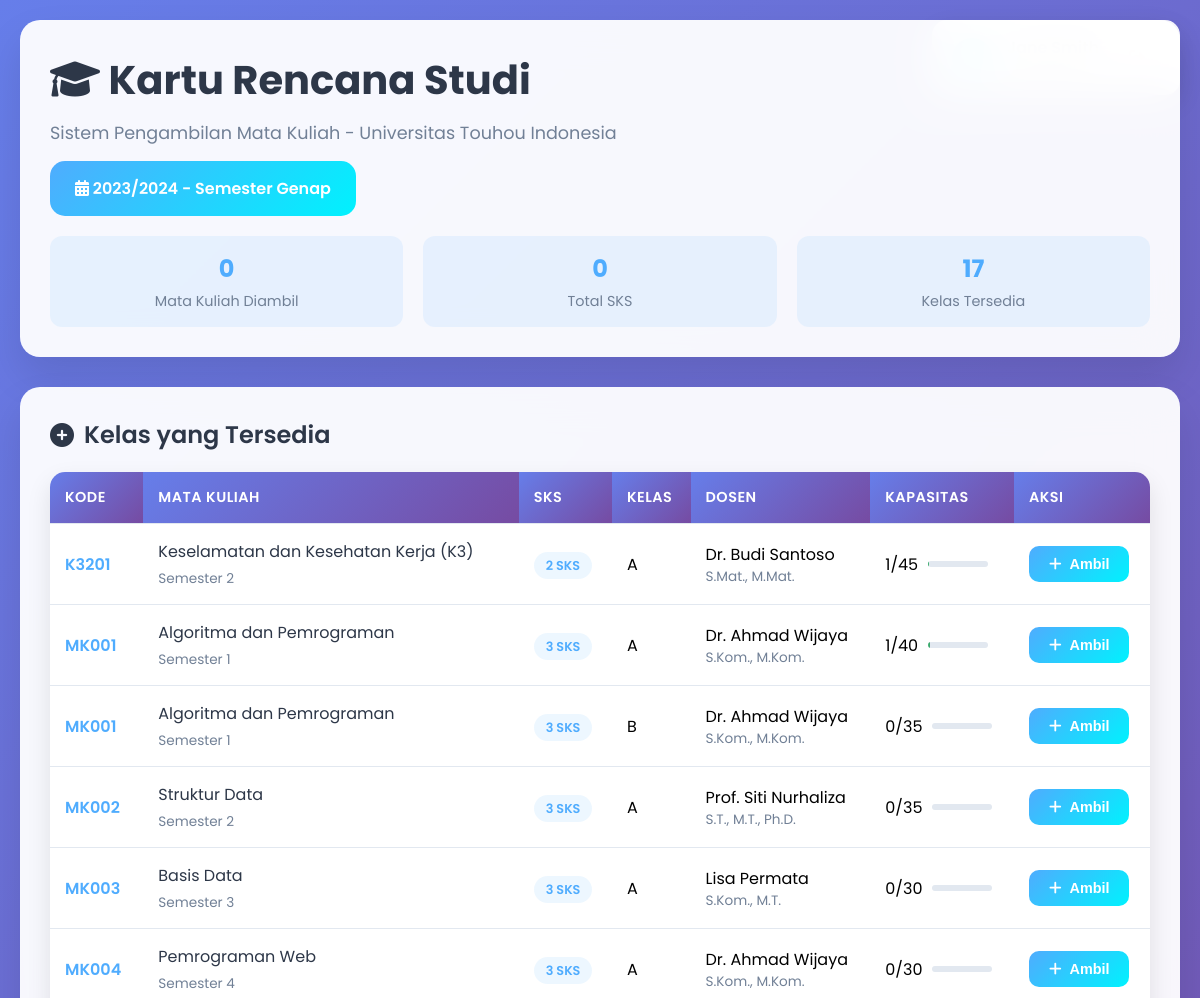
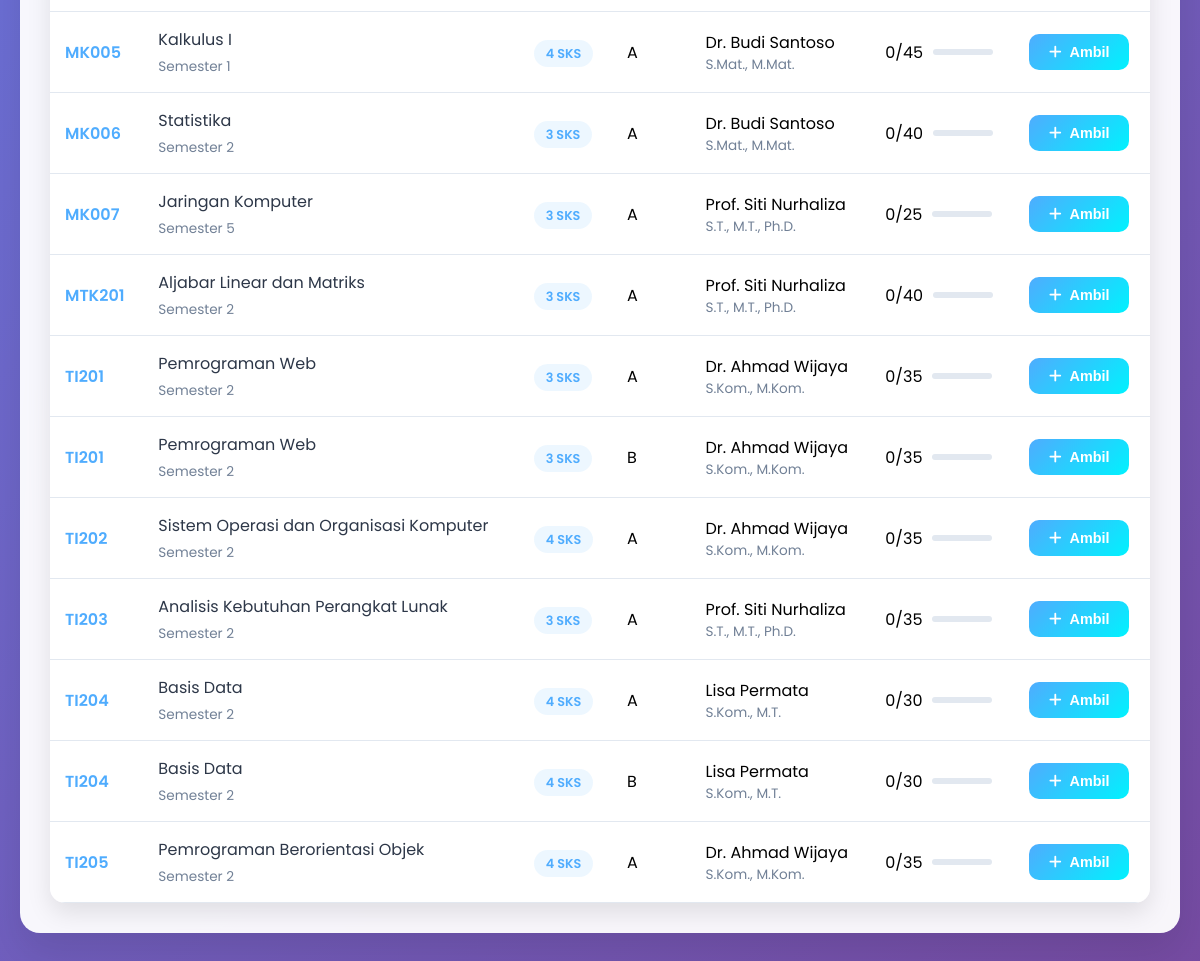
Screenshot of /sistem-krs/krs.php (signed in) with the database file from the repository (2 pictures, top to bottom).
### tables this page shows
CREATE TABLE `tahun_akademik` (
  `id_tahun_akademik` int(11) NOT NULL,
  `tahun_akademik` varchar(9) NOT NULL,
  `semester_akademik` enum('Ganjil','Genap','Pendek') NOT NULL,
  `status` enum('Aktif','Tidak Aktif') DEFAULT 'Tidak Aktif',
  `created_at` timestamp NOT NULL DEFAULT current_timestamp()
);

CREATE TABLE `kelas` (
  `id_kelas` int(11) NOT NULL,
  `id_matakuliah` int(11) NOT NULL,
  `id_dosen` int(11) NOT NULL,
  `id_tahun_akademik` int(11) NOT NULL,
  `nama_kelas` varchar(50) NOT NULL,
  `kapasitas` int(4) NOT NULL DEFAULT 40,
  `hari` enum('Senin','Selasa','Rabu','Kamis','Jumat','Sabtu') DEFAULT NULL,
  `jam_mulai` time DEFAULT NULL,
  `jam_selesai` time DEFAULT NULL,
  `ruangan` varchar(50) DEFAULT NULL,
  `semester` varchar(20) DEFAULT NULL,
  `tahun_ajaran` varchar(20) DEFAULT NULL,
  `status` enum('aktif','nonaktif') DEFAULT 'aktif',
  `tanggal_mulai` date DEFAULT NULL,
  `tanggal_selesai` date DEFAULT NULL,
  `created_at` timestamp NOT NULL DEFAULT current_timestamp()
);

CREATE TABLE `mata_kuliah` (
  `id_matakuliah` int(11) NOT NULL,
  `kode_matakuliah` varchar(10) NOT NULL,
  `nama_matakuliah` varchar(100) NOT NULL,
  `sks` int(2) NOT NULL,
  `semester` int(2) NOT NULL,
  `deskripsi` text DEFAULT NULL,
  `created_at` timestamp NOT NULL DEFAULT current_timestamp(),
  `jurusan` varchar(100) DEFAULT NULL,
  `program_studi` varchar(100) DEFAULT NULL,
  `prasyarat` varchar(255) DEFAULT NULL,
  `status` enum('aktif','nonaktif') DEFAULT 'aktif'
);

CREATE TABLE `dosen` (
  `id_dosen` int(11) NOT NULL,
  `nidn` varchar(20) NOT NULL,
  `nama_dosen` varchar(100) NOT NULL,
  `gelar` varchar(50) DEFAULT NULL,
  `email` varchar(100) NOT NULL,
  `foto` varchar(255) DEFAULT NULL,
  `nomor_telepon` varchar(15) DEFAULT NULL,
  `password` varchar(255) NOT NULL,
  `created_at` timestamp NOT NULL DEFAULT current_timestamp(),
  `alamat` varchar(255) DEFAULT NULL,
  `jurusan` varchar(100) DEFAULT NULL,
  `program_studi` varchar(100) DEFAULT NULL,
  `bidang_keahlian` text DEFAULT NULL,
  `status` enum('aktif','nonaktif') DEFAULT 'aktif'
);

### sistem-krs/krs.php (the view, shortened to what this page needs)
<?php
$database = new Database();
$conn = $database->getConnection();
$userData = getUserData();
$semester_query = "SELECT * FROM tahun_akademik WHERE status = 'Aktif' LIMIT 1";
$semester_stmt = $conn->prepare($semester_query);
$semester_stmt->execute();
$active_semester = $semester_stmt->fetch(PDO::FETCH_ASSOC);
$krs_query = "SELECT krs.*, mk.nama_matakuliah, mk.kode_matakuliah, mk.sks,
                     d.nama_dosen, d.gelar, kl.nama_kelas, ta.tahun_akademik, ta.semester_akademik
              FROM krs
              JOIN kelas kl ON krs.id_kelas = kl.id_kelas
              JOIN mata_kuliah mk ON kl.id_matakuliah = mk.id_matakuliah
              JOIN dosen d ON kl.id_dosen = d.id_dosen
              JOIN tahun_akademik ta ON kl.id_tahun_akademik = ta.id_tahun_akademik
              WHERE krs.id_mahasiswa = :id_mahasiswa AND krs.status_krs = 'Aktif'
              AND ta.status = 'Aktif'";
$krs_stmt = $conn->prepare($krs_query);
$krs_stmt->bindValue(':id_mahasiswa', $_SESSION['user_id']);
$krs_stmt->execute();
$current_krs = $krs_stmt->fetchAll(PDO::FETCH_ASSOC);
$total_sks = array_sum(array_column($current_krs, 'sks'));
$enrolled_classes = array_column($current_krs, 'id_kelas');
$enrolled_classes_str = empty($enrolled_classes) ? '0' : implode(',', $enrolled_classes);
$available_query = "SELECT kl.*, mk.nama_matakuliah, mk.kode_matakuliah, mk.sks, mk.semester,
                           d.nama_dosen, d.gelar, ta.tahun_akademik, ta.semester_akademik,
                           COUNT(krs.id_krs) as terisi
                    FROM kelas kl
                    JOIN mata_kuliah mk ON kl.id_matakuliah = mk.id_matakuliah
                    JOIN dosen d ON kl.id_dosen = d.id_dosen
                    JOIN tahun_akademik ta ON kl.id_tahun_akademik = ta.id_tahun_akademik
                    LEFT JOIN krs ON kl.id_kelas = krs.id_kelas AND krs.status_krs = 'Aktif'
                    WHERE ta.status = 'Aktif' AND kl.id_kelas NOT IN ($enrolled_classes_str)
                    GROUP BY kl.id_kelas
                    ORDER BY mk.kode_matakuliah, kl.nama_kelas";
$available_stmt = $conn->prepare($available_query);
$available_stmt->execute();
$available_classes = $available_stmt->fetchAll(PDO::FETCH_ASSOC);
?>
<!DOCTYPE html>
<html lang="id">
<head>
    <link href="https://cdnjs.cloudflare.com/ajax/libs/font-awesome/6.0.0/css/all.min.css" rel="stylesheet">
</head>
<body>
    <div class="user-info">
        <div class="user-avatar">
        </div>
        <div>
            <div style="font-weight: 600; color: #2d3748;"><?php echo $userData['nama']; ?></div>
            <div style="font-size: 0.85rem; color: #718096;"><?php echo $userData['nim']; ?></div>
        </div>
        <a href="logout.php" class="logout-btn">
        </a>
    </div>
    <div class="container">
        <div class="header">
            <h1><i class="fas fa-graduation-cap"></i> Kartu Rencana Studi</h1>
            <p>Sistem Pengambilan Mata Kuliah - Universitas Touhou Indonesia</p>
            <?php if ($active_semester): ?>
                <div class="semester-info">
                    <i class="fas fa-calendar-alt"></i>
                    <?php echo $active_semester['tahun_akademik']; ?> - Semester <?php echo $active_semester['semester_akademik']; ?>
                </div>
            <?php endif; ?>
            <div class="stats-bar">
                <div class="stat-item">
                    <div class="stat-number"><?php echo count($current_krs); ?></div>
                    <div class="stat-label">Mata Kuliah Diambil</div>
                </div>
                <div class="stat-item">
                    <div class="stat-number"><?php echo $total_sks; ?></div>
                    <div class="stat-label">Total SKS</div>
                </div>
                <div class="stat-item">
                    <div class="stat-number"><?php echo count($available_classes); ?></div>
                    <div class="stat-label">Kelas Tersedia</div>
                </div>
            </div>
        </div>
        <div class="card">
            <h2><i class="fas fa-plus-circle"></i> Kelas yang Tersedia</h2>
            <?php if (empty($available_classes)): ?>
                <p style="text-align: center; color: #718096; padding: 40px;">
                    <i class="fas fa-info-circle" style="font-size: 2rem; margin-bottom: 10px;"></i><br>
                    Tidak ada kelas yang tersedia untuk semester ini.
                </p>
            <?php else: ?>
            <div class="table-container">
                <table>
                    <thead>
                        <tr>
                            <th>Kode</th>
                            <th>Mata Kuliah</th>
                            <th>SKS</th>
                            <th>Kelas</th>
                            <th>Dosen</th>
                            <th>Kapasitas</th>
                            <th>Aksi</th>
                        </tr>
                    </thead>
                    <tbody>
                        <?php foreach ($available_classes as $class): ?>
                        <?php
                        $is_full = $class['terisi'] >= $class['kapasitas'];
                        ?>
                        <tr>
                            <td>
                                <span class="course-code"><?php echo $class['kode_matakuliah']; ?></span>
                            </td>
                            <td>
                                <div class="course-info">
                                    <div class="course-name"><?php echo $class['nama_matakuliah']; ?></div>
                                    <div class="course-details">Semester <?php echo $class['semester']; ?></div>
                                </div>
                            </td>
                            <td>
                                <span class="badge badge-primary"><?php echo $class['sks']; ?> SKS</span>
                            </td>
                            <td><?php echo $class['nama_kelas']; ?></td>
                            <td>
                                <div>
                                    <div><?php echo $class['nama_dosen']; ?></div>
                                    <div class="course-details"><?php echo $class['gelar']; ?></div>
                                </div>
                            </td>
                            <td>
                                <div class="capacity-info">
                                    <span><?php echo $class['terisi']; ?>/<?php echo $class['kapasitas']; ?></span>
                                    <div class="capacity-bar <?php echo $is_full ? 'capacity-full' : ''; ?>">
                                    </div>
                                </div>
                            </td>
                            <td>
                                <?php if ($is_full): ?>
                                    <button class="btn btn-primary" disabled>
                                        <i class="fas fa-times"></i> Penuh
                                    </button>
                                <?php else: ?>
                                    <form method="POST" style="display: inline;">
                                        <button type="submit" class="btn btn-primary">
                                            <i class="fas fa-plus"></i> Ambil
                                        </button>
                                    </form>
                                <?php endif; ?>
                            </td>
                        </tr>
                        <?php endforeach; ?>
                    </tbody>
                </table>
            </div>
            <?php endif; ?>
        </div>
    </div>
</body>
</html>

### sistem-krs/krs.php (style rules this page uses)
* { margin: 0; padding: 0; box-sizing: border-box; }
body { font-family: 'Poppins', sans-serif; background: linear-gradient(135deg, #667eea 0%, #764ba2 100%); min-height: 100vh; padding: 20px; }
.container { max-width: 1200px; margin: 0 auto; }
.header { background: rgba(255, 255, 255, 0.95); backdrop-filter: blur(20px); border-radius: 20px; padding: 30px; margin-bottom: 30px; box-shadow: 0 20px 40px rgba(0, 0, 0, 0.1); }
.header h1 { color: #2d3748; font-size: 2.5rem; font-weight: 700; margin-bottom: 10px; }
.header p { color: #718096; font-size: 1.1rem; }
.semester-info { background: linear-gradient(135deg, #4facfe 0%, #00f2fe 100%); color: white; padding: 15px 25px; border-radius: 15px; display: inline-block; margin-top: 15px; font-weight: 600; }
.stats-bar { display: flex; gap: 20px; margin-top: 20px; }
.stat-item { background: rgba(79, 172, 254, 0.1); padding: 15px 20px; border-radius: 12px; text-align: center; flex: 1; }
.stat-number { font-size: 1.5rem; font-weight: 700; color: #4facfe; }
.stat-label { color: #718096; font-size: 0.9rem; margin-top: 5px; }
.card { background: rgba(255, 255, 255, 0.95); backdrop-filter: blur(20px); border-radius: 20px; padding: 30px; margin-bottom: 30px; box-shadow: 0 20px 40px rgba(0, 0, 0, 0.1); }
.card h2 { color: #2d3748; font-size: 1.5rem; font-weight: 600; margin-bottom: 20px; display: flex; align-items: center; gap: 10px; }
.table-container { overflow-x: auto; border-radius: 15px; box-shadow: 0 10px 25px rgba(0, 0, 0, 0.1); }
table { width: 100%; border-collapse: collapse; background: white; }
th, td { padding: 15px; text-align: left; border-bottom: 1px solid #e2e8f0; }
th { background: linear-gradient(135deg, #667eea 0%, #764ba2 100%); color: white; font-weight: 600; font-size: 0.9rem; text-transform: uppercase; letter-spacing: 0.5px; }
.btn { padding: 10px 20px; border: none; border-radius: 10px; font-weight: 600; cursor: pointer; transition: all 0.3s ease; text-decoration: none; display: inline-flex; align-items: center; gap: 8px; font-size: 0.9rem; }
.btn-primary { background: linear-gradient(135deg, #4facfe 0%, #00f2fe 100%); color: white; }
.badge { padding: 5px 12px; border-radius: 20px; font-size: 0.8rem; font-weight: 600; }
.badge-primary { background: rgba(79, 172, 254, 0.1); color: #4facfe; }
.course-info { display: flex; flex-direction: column; gap: 5px; }
.course-code { font-weight: 600; color: #4facfe; }
.course-name { color: #2d3748; }
.course-details { font-size: 0.85rem; color: #718096; }
.capacity-info { display: flex; align-items: center; gap: 10px; }
.capacity-bar { width: 60px; height: 6px; background: #e2e8f0; border-radius: 3px; overflow: hidden; }
.user-info { position: fixed; top: 20px; right: 20px; background: rgba(255, 255, 255, 0.95); backdrop-filter: blur(20px); padding: 15px 20px; border-radius: 15px; box-shadow: 0 10px 25px rgba(0, 0, 0, 0.1); display: flex; align-items: center; gap: 15px; }
.user-avatar { width: 40px; height: 40px; background: linear-gradient(135deg, #4facfe 0%, #00f2fe 100%); border-radius: 50%; display: flex; align-items: center; justify-content: center; color: white; font-weight: 600; }
.logout-btn { color: #e53e3e; text-decoration: none; font-weight: 600; padding: 8px 15px; border-radius: 8px; transition: all 0.3s ease; }

### rows the page displays
tahun_akademik: tahun_akademik "2023/2024", semester_akademik "Genap"
kelas: id_matakuliah.kode_matakuliah "K3201", id_matakuliah.nama_matakuliah "Keselamatan dan Kesehatan Kerja (K3)", id_matakuliah.semester "2", id_matakuliah.sks "2", nama_kelas "A", id_dosen.nama_dosen "Dr. Budi Santoso", id_dosen.gelar "S.Mat., M.Mat.", terisi "1", kapasitas "45"
kelas: id_matakuliah.kode_matakuliah "MK001", id_matakuliah.nama_matakuliah "Algoritma dan Pemrograman", id_matakuliah.semester "1", id_matakuliah.sks "3", nama_kelas "A", id_dosen.nama_dosen "Dr. Ahmad Wijaya", id_dosen.gelar "S.Kom., M.Kom.", terisi "1", kapasitas "40"
kelas: id_matakuliah.kode_matakuliah "MK001", id_matakuliah.nama_matakuliah "Algoritma dan Pemrograman", id_matakuliah.semester "1", id_matakuliah.sks "3", nama_kelas "B", id_dosen.nama_dosen "Dr. Ahmad Wijaya", id_dosen.gelar "S.Kom., M.Kom.", terisi "0", kapasitas "35"
kelas: id_matakuliah.kode_matakuliah "MK002", id_matakuliah.nama_matakuliah "Struktur Data", id_matakuliah.semester "2", id_matakuliah.sks "3", nama_kelas "A", id_dosen.nama_dosen "Prof. Siti Nurhaliza", id_dosen.gelar "S.T., M.T., Ph.D.", terisi "0", kapasitas "35"
kelas: id_matakuliah.kode_matakuliah "MK003", id_matakuliah.nama_matakuliah "Basis Data", id_matakuliah.semester "3", id_matakuliah.sks "3", nama_kelas "A", id_dosen.nama_dosen "Lisa Permata", id_dosen.gelar "S.Kom., M.T.", terisi "0", kapasitas "30"
kelas: id_matakuliah.kode_matakuliah "MK004", id_matakuliah.nama_matakuliah "Pemrograman Web", id_matakuliah.semester "4", id_matakuliah.sks "3", nama_kelas "A", id_dosen.nama_dosen "Dr. Ahmad Wijaya", id_dosen.gelar "S.Kom., M.Kom.", terisi "0", kapasitas "30"
kelas: id_matakuliah.kode_matakuliah "MK005", id_matakuliah.nama_matakuliah "Kalkulus I", id_matakuliah.semester "1", id_matakuliah.sks "4", nama_kelas "A", id_dosen.nama_dosen "Dr. Budi Santoso", id_dosen.gelar "S.Mat., M.Mat.", terisi "0", kapasitas "45"
kelas: id_matakuliah.kode_matakuliah "MK006", id_matakuliah.nama_matakuliah "Statistika", id_matakuliah.semester "2", id_matakuliah.sks "3", nama_kelas "A", id_dosen.nama_dosen "Dr. Budi Santoso", id_dosen.gelar "S.Mat., M.Mat.", terisi "0", kapasitas "40"
kelas: id_matakuliah.kode_matakuliah "MK007", id_matakuliah.nama_matakuliah "Jaringan Komputer", id_matakuliah.semester "5", id_matakuliah.sks "3", nama_kelas "A", id_dosen.nama_dosen "Prof. Siti Nurhaliza", id_dosen.gelar "S.T., M.T., Ph.D.", terisi "0", kapasitas "25"
kelas: id_matakuliah.kode_matakuliah "MTK201", id_matakuliah.nama_matakuliah "Aljabar Linear dan Matriks", id_matakuliah.semester "2", id_matakuliah.sks "3", nama_kelas "A", id_dosen.nama_dosen "Prof. Siti Nurhaliza", id_dosen.gelar "S.T., M.T., Ph.D.", terisi "0", kapasitas "40"
kelas: id_matakuliah.kode_matakuliah "TI201", id_matakuliah.nama_matakuliah "Pemrograman Web", id_matakuliah.semester "2", id_matakuliah.sks "3", nama_kelas "A", id_dosen.nama_dosen "Dr. Ahmad Wijaya", id_dosen.gelar "S.Kom., M.Kom.", terisi "0", kapasitas "35"
kelas: id_matakuliah.kode_matakuliah "TI201", id_matakuliah.nama_matakuliah "Pemrograman Web", id_matakuliah.semester "2", id_matakuliah.sks "3", nama_kelas "B", id_dosen.nama_dosen "Dr. Ahmad Wijaya", id_dosen.gelar "S.Kom., M.Kom.", terisi "0", kapasitas "35"
kelas: id_matakuliah.kode_matakuliah "TI202", id_matakuliah.nama_matakuliah "Sistem Operasi dan Organisasi Komputer", id_matakuliah.semester "2", id_matakuliah.sks "4", nama_kelas "A", id_dosen.nama_dosen "Dr. Ahmad Wijaya", id_dosen.gelar "S.Kom., M.Kom.", terisi "0", kapasitas "35"
kelas: id_matakuliah.kode_matakuliah "TI203", id_matakuliah.nama_matakuliah "Analisis Kebutuhan Perangkat Lunak", id_matakuliah.semester "2", id_matakuliah.sks "3", nama_kelas "A", id_dosen.nama_dosen "Prof. Siti Nurhaliza", id_dosen.gelar "S.T., M.T., Ph.D.", terisi "0", kapasitas "35"
kelas: id_matakuliah.kode_matakuliah "TI204", id_matakuliah.nama_matakuliah "Basis Data", id_matakuliah.semester "2", id_matakuliah.sks "4", nama_kelas "A", id_dosen.nama_dosen "Lisa Permata", id_dosen.gelar "S.Kom., M.T.", terisi "0", kapasitas "30"
kelas: id_matakuliah.kode_matakuliah "TI204", id_matakuliah.nama_matakuliah "Basis Data", id_matakuliah.semester "2", id_matakuliah.sks "4", nama_kelas "B", id_dosen.nama_dosen "Lisa Permata", id_dosen.gelar "S.Kom., M.T.", terisi "0", kapasitas "30"
kelas: id_matakuliah.kode_matakuliah "TI205", id_matakuliah.nama_matakuliah "Pemrograman Berorientasi Objek", id_matakuliah.semester "2", id_matakuliah.sks "4", nama_kelas "A", id_dosen.nama_dosen "Dr. Ahmad Wijaya", id_dosen.gelar "S.Kom., M.Kom.", terisi "0", kapasitas "35"

### other values shown
count($current_krs) "0"
$total_sks "0"
count($available_classes) "17"
